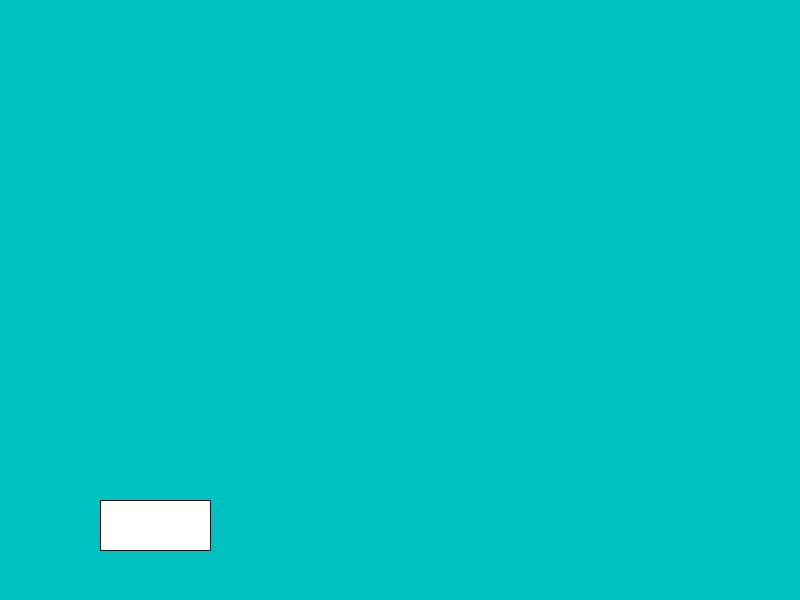
Frame 1 (no input)
Frame 60 (the mouse pressed at the canvas centre just before this capture): identical to frame 1, image omitted
Frame 120 (the mouse held since frame 60 and released just before this capture): identical to frame 1, image omitted

The Processing sketch that drew this single still picture (run headless with seeded random() and noise(); from frame 60 on, the mouse is pressed at the canvas centre):

// Processing sketch: processing_140766
// ── processing_140766.pde

void setup(){
size(800,600);
background(0,192,192);

}

void draw(){
rect(100,500,110,50);
}
